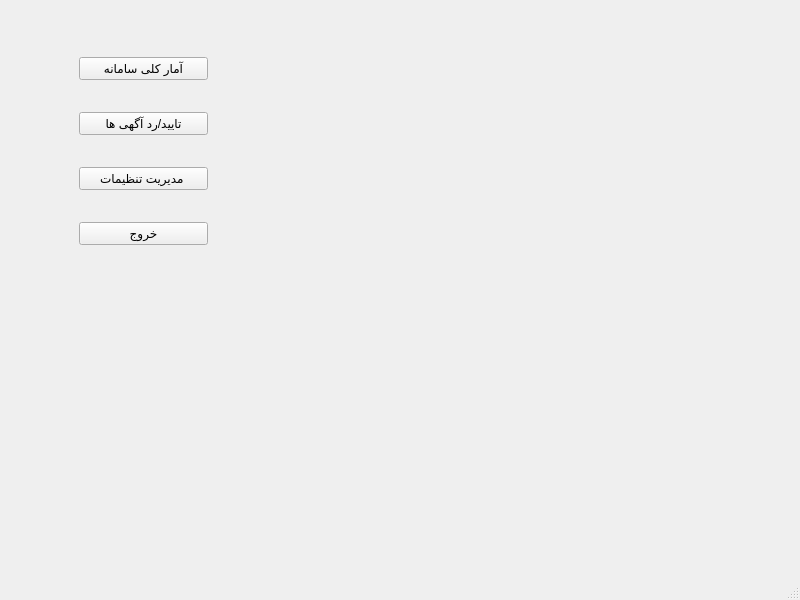
<?xml version="1.0" encoding="UTF-8"?>
<ui version="4.0">
 <class>MainWindow</class>
 <widget class="QMainWindow" name="MainWindow">
  <property name="geometry">
   <rect>
    <x>0</x>
    <y>0</y>
    <width>800</width>
    <height>600</height>
   </rect>
  </property>
  <property name="windowTitle">
   <string>MainWindow</string>
  </property>
  <property name="ss" stdset="0">
   <string/>
  </property>
  <widget class="QWidget" name="centralwidget">
   <widget class="QStackedWidget" name="stackedWidget">
    <property name="geometry">
     <rect>
      <x>70</x>
      <y>22</y>
      <width>147</width>
      <height>262</height>
     </rect>
    </property>
    <property name="currentIndex">
     <number>4</number>
    </property>
    <widget class="QWidget" name="page">
     <layout class="QVBoxLayout" name="verticalLayout">
      <item>
       <widget class="QPushButton" name="userModeButton">
        <property name="text">
         <string>ورود کاربر</string>
        </property>
       </widget>
      </item>
      <item>
       <widget class="QPushButton" name="adminModeButton">
        <property name="text">
         <string>ورود مدیر</string>
        </property>
       </widget>
      </item>
     </layout>
    </widget>
    <widget class="QWidget" name="page_3">
     <layout class="QVBoxLayout" name="verticalLayout_3">
      <item>
       <widget class="QLineEdit" name="adminPasswordLineEdit">
        <property name="text">
         <string>رمز مدیر:</string>
        </property>
       </widget>
      </item>
      <item>
       <widget class="QPushButton" name="adminLoginButton">
        <property name="text">
         <string>ورود</string>
        </property>
       </widget>
      </item>
     </layout>
    </widget>
    <widget class="QWidget" name="page_7">
     <layout class="QVBoxLayout" name="verticalLayout_5">
      <item>
       <widget class="QLineEdit" name="nameLineEdit">
        <property name="text">
         <string>نام و نام خانوادگی:</string>
        </property>
       </widget>
      </item>
      <item>
       <widget class="QLineEdit" name="usernameLineEdit">
        <property name="text">
         <string>نام کاربری:</string>
        </property>
       </widget>
      </item>
      <item>
       <widget class="QLineEdit" name="emailLineEdit">
        <property name="text">
         <string>آدرس ایمیل:</string>
        </property>
       </widget>
      </item>
      <item>
       <widget class="QLineEdit" name="phoneLineEdit">
        <property name="text">
         <string>شماره ی همراه:</string>
        </property>
       </widget>
      </item>
      <item>
       <widget class="QLineEdit" name="passwordLineEdit">
        <property name="text">
         <string>رمز عبور:</string>
        </property>
       </widget>
      </item>
      <item>
       <widget class="QPushButton" name="signupButton">
        <property name="text">
         <string>ثبت نام</string>
        </property>
       </widget>
      </item>
      <item>
       <widget class="QPushButton" name="userLoginButton">
        <property name="text">
         <string>ورود</string>
        </property>
       </widget>
      </item>
     </layout>
    </widget>
    <widget class="QWidget" name="page_2">
     <layout class="QVBoxLayout" name="verticalLayout_4">
      <item>
       <widget class="QPushButton" name="btnCreateAd">
        <property name="text">
         <string>ثبت آگهی</string>
        </property>
       </widget>
      </item>
      <item>
       <widget class="QPushButton" name="btnViewAd">
        <property name="text">
         <string>مشاهده ی آگهی </string>
        </property>
       </widget>
      </item>
      <item>
       <widget class="QPushButton" name="btnCart">
        <property name="text">
         <string>سبد خرید</string>
        </property>
       </widget>
      </item>
      <item>
       <widget class="QPushButton" name="btnWallet">
        <property name="text">
         <string>کیف پول</string>
        </property>
       </widget>
      </item>
      <item>
       <widget class="QPushButton" name="btnUserProfile">
        <property name="text">
         <string>پروفایل کاربری</string>
        </property>
       </widget>
      </item>
      <item>
       <widget class="QPushButton" name="btnUserLogout">
        <property name="text">
         <string>خروج</string>
        </property>
       </widget>
      </item>
     </layout>
    </widget>
    <widget class="QWidget" name="page_4">
     <layout class="QVBoxLayout" name="verticalLayout_2">
      <item>
       <widget class="QPushButton" name="btnViewSystemStats">
        <property name="text">
         <string>آمار کلی سامانه</string>
        </property>
       </widget>
      </item>
      <item>
       <widget class="QPushButton" name="btManageAds">
        <property name="text">
         <string>تایید/رد آگهی ها</string>
        </property>
       </widget>
      </item>
      <item>
       <widget class="QPushButton" name="btnServerSetings">
        <property name="text">
         <string>مدیریت تنظیمات </string>
        </property>
       </widget>
      </item>
      <item>
       <widget class="QPushButton" name="btnAdminLogout">
        <property name="text">
         <string>خروج</string>
        </property>
       </widget>
      </item>
     </layout>
    </widget>
   </widget>
  </widget>
  <widget class="QMenuBar" name="menubar">
   <property name="geometry">
    <rect>
     <x>0</x>
     <y>0</y>
     <width>800</width>
     <height>25</height>
    </rect>
   </property>
  </widget>
  <widget class="QStatusBar" name="statusbar"/>
 </widget>
 <resources/>
 <connections/>
</ui>
